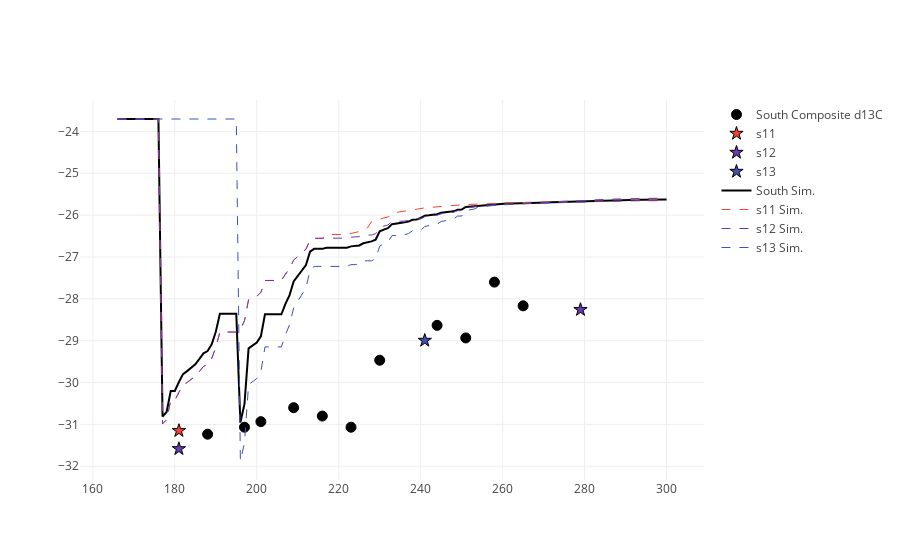

Source (notebook cell):
### Code cell
%matplotlib inline
import plotlycred
figname = 'Soils' + variable + transect + '.png'

online = False
if online:
    # fig = py.iplot(data) 
    fig = go.Figure(data=data) # , layout=layout)
    py.image.save_as(fig, filename=figname)
else:
    iplot(data)

### Figure 1 — Plotly figure (JSON) as saved in the notebook; plotly's stock layout.template omitted (floating-point values rounded to 4 significant figures; data arrays with more than 128 entries replaced by an {"elided": "..."} marker saying what was removed)
{"data": [{"marker": {"color": "black", "line": {"color": "black", "width": 1}, "size": 10, "symbol": "circle"}, "mode": "markers", "name": "South Composite d13C", "type": "scatter", "x": {"elided": "135 int values"}, "y": {"elided": "135 float values"}}, {"marker": {"color": "#F44336", "line": {"color": "black", "width": 1}, "size": 10, "symbol": "star"}, "mode": "markers", "name": "s11", "type": "scatter", "x": {"elided": "135 int values"}, "y": {"elided": "135 float values"}}, {"marker": {"color": "#673AB7", "line": {"color": "black", "width": 1}, "size": 10, "symbol": "star"}, "mode": "markers", "name": "s12", "type": "scatter", "x": {"elided": "135 int values"}, "y": {"elided": "135 float values"}}, {"marker": {"color": "#3F51B5", "line": {"color": "black", "width": 1}, "size": 10, "symbol": "star"}, "mode": "markers", "name": "s13", "type": "scatter", "x": {"elided": "135 int values"}, "y": {"elided": "135 float values"}}, {"marker": {"color": "black"}, "mode": "lines", "name": "South Sim.", "type": "scatter", "x": {"elided": "135 int values"}, "y": {"elided": "135 float values"}}, {"line": {"color": "#F44336", "dash": "dash", "width": 1}, "name": "s11 Sim.", "type": "scatter", "x": {"elided": "135 int values"}, "y": {"elided": "135 float values"}}, {"line": {"color": "#673AB7", "dash": "dash", "width": 1}, "name": "s12 Sim.", "type": "scatter", "x": {"elided": "135 int values"}, "y": {"elided": "135 float values"}}, {"line": {"color": "#3F51B5", "dash": "dash", "width": 1}, "name": "s13 Sim.", "type": "scatter", "x": {"elided": "135 int values"}, "y": {"elided": "135 float values"}}], "layout": {}}
